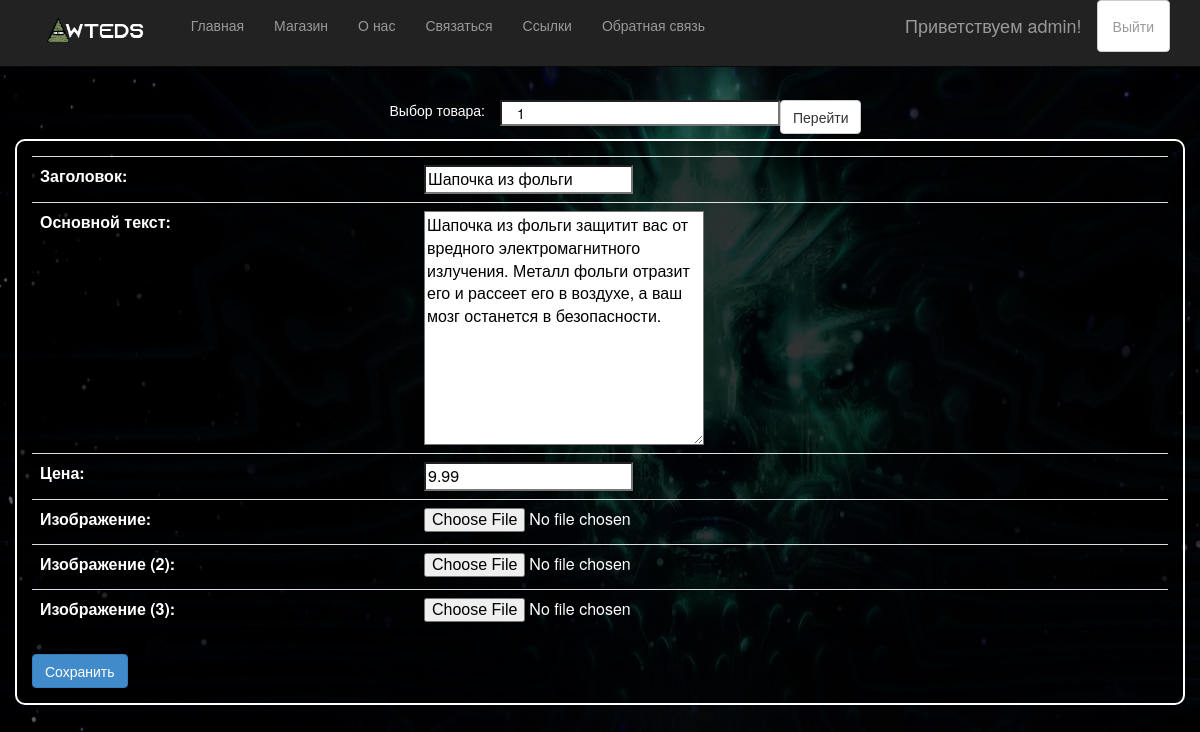
Screenshot of /mercheditor/1 (signed in) with the database file from the repository.
### app/models.py (models this page shows, shortened)
class Merch (models.Model):
    name = models.CharField(max_length = 127, verbose_name = "Название")
    description = models.TextField(verbose_name = "Описание")
    cost = models.DecimalField(max_digits = 8, decimal_places = 2, verbose_name = "Цена")
    image_1 = models.ImageField(max_length = 255, null = True, blank = True, verbose_name = "Картинка (1)")
    image_2 = models.ImageField(max_length = 255, null = True, blank = True, verbose_name = "Картинка (2)")
    image_3 = models.ImageField(max_length = 255, null = True, blank = True, verbose_name = "Картинка (3)")
    favof = models.ManyToManyField(UserExpanded, verbose_name = "В избранном у", through = UserExpanded.favs.through, null = True, blank = True)
    class Meta:
        db_table = "merch_items"
        ordering = ["id"]
        verbose_name = "товар"
        verbose_name_plural = "товары"

### app/views.py (the view)
# urls.py: path('mercheditor/<int:merchid>', views.mercheditorfilled, name='mercheditorfilled'),
def mercheditorfilled(request, merchid):
    assert isinstance(request, HttpRequest)
    if request.user.is_anonymous:
        return redirect("home")
    if not UserExpanded.objects.get(user = request.user).manager:
        return redirect("home")
    if (request.method == "POST"):
        form = MerchCreatorForm(request.POST, request.FILES)
        if form.is_valid():
            merch = Merch.objects.get(id = merchid)
            merch.name = form.cleaned_data['name']
            merch.description = form.cleaned_data['description']
            merch.cost = form.cleaned_data['cost']
            if form.cleaned_data['image_1'] != None:
                merch.image_1 = form.cleaned_data['image_1']
            if form.cleaned_data['image_2'] != None:
                merch.image_2 = form.cleaned_data['image_2']
            if form.cleaned_data['image_3'] != None:
                merch.image_3 = form.cleaned_data['image_3']
            merch.save()
            return redirect('merchpage', merchid = merch.id)
    else:
        merch = Merch.objects.get(id = merchid)
        if merch == None:
            return redirect('mercheditorempty')
        form = MerchCreatorForm({
                    'name': merch.name,
                    'description': merch.description,
                    'cost': merch.cost,
                    'image_1': merch.image_1,
                    'image_2': merch.image_2,
                    'image_3': merch.image_3
                })
        return render(
            request,
            'app/mercheditor.html',
            {
                'form': form,
                'selected': merch.id,
                'year': datetime.now().year,
            }
        )

### app/forms.py
class MerchCreatorForm(forms.Form):
    name = forms.CharField(max_length = 128, label = "Заголовок", required = True)
    description = forms.CharField(label = "Основной текст", widget = forms.Textarea(), required = True)
    cost = forms.DecimalField(label = "Цена", min_value=0, decimal_places = 2, required = True)
    image_1 = forms.ImageField(label="Изображение",
                                    required = False,
                                    widget = forms.ClearableFileInput({'id': 'im1'}))
    image_2 = forms.ImageField(label="Изображение (2)",
                                    required = False,
                                    widget = forms.ClearableFileInput({'id': 'im2'}))
    image_3 = forms.ImageField(label="Изображение (3)",
                                    required = False,
                                    widget = forms.ClearableFileInput({'id': 'im3'}))

### app/templates/app/mercheditor.html (shortened to what this page needs)
{% extends "app/layout.html" %}
{% load static %}
{% block content %}
<div style="margin-top: 30px">
    <div class="row">
        <p class="col-md-5 text-right">Выбор товара:</p>
        <input id="where" class="col-md-3" type="number" value="{{selected}}"/>
        <a id="key" class="btn btn-default" onclick="director()">Перейти</a>
    </div>
    <form class="content-card" enctype="multipart/form-data" method="post">
        <table class="table">
            {{ form.as_table }}
        </table>
        <button type="submit" class="btn btn-primary">Сохранить</button>
    </form>
</div>
{% endblock %}

### app/templates/app/loginpartial.html (shortened to what this page needs)
﻿{% if user.is_authenticated %}
<form id="logoutForm" action="/logout/" method="post" class="navbar-right">
    <ul class="nav navbar-nav navbar-right">
        <li><span class="navbar-brand">Приветствуем {{ user.username }}!</span></li>
        <li><a class="btn btn-default" href="javascript:document.getElementById('logoutForm').submit()">Выйти</a></li>
    </ul>
</form>
{% else %}
<ul class="nav navbar-nav navbar-right">
    <li><a href="{% url 'login' %}">Войти</a></li>
    <li><div style="margin: 15px 0px">или</div></li>
    <li><a href="{% url 'register' %}">Зарегистрироваться</a></li>
</ul>
{% endif %}

### app/static/app/content/site.css (style rules this page uses)
body { background-image: url(../img/bg.jpg); background-repeat: no-repeat; background-size: cover; background-attachment: fixed; padding-top: 50px; padding-bottom: 20px; color: white; }
input, select, textarea { max-width: 280px; }
.content-card { border: solid; border-color: rgba(255,255,255,1); border-width: 2px; border-radius: 10px; background-color: rgba(0,0,0,0.5); margin-bottom: 5px; margin-top: 5px; padding: 15px; }

### rows the page displays
Merch: name "Шапочка из фольги", description "Шапочка из фольги защитит вас от вредного электромагнитного излучения. Металл фольги отразит его и рассеет его в воздухе, а ваш мозг останется в безопасности.", cost "9.99"

### other values shown
{{ user.username }} "admin"
